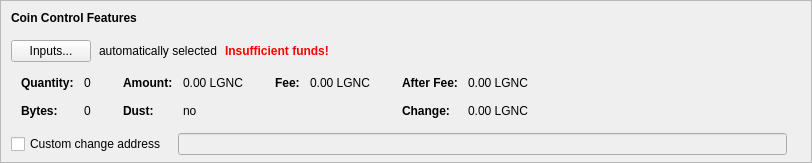
    <widget class="QFrame" name="frameCoinControl">
     <property name="sizePolicy">
      <sizepolicy hsizetype="Expanding" vsizetype="Expanding">
       <horstretch>0</horstretch>
       <verstretch>0</verstretch>
      </sizepolicy>
     </property>
     <property name="maximumSize">
      <size>
       <width>16777215</width>
       <height>16777215</height>
      </size>
     </property>
     <property name="frameShape">
      <enum>QFrame::StyledPanel</enum>
     </property>
     <property name="frameShadow">
      <enum>QFrame::Sunken</enum>
     </property>
     <layout class="QVBoxLayout" name="verticalLayoutCoinControl2">
      <property name="spacing">
       <number>0</number>
      </property>
      <property name="leftMargin">
       <number>0</number>
      </property>
      <property name="topMargin">
       <number>0</number>
      </property>
      <property name="rightMargin">
       <number>0</number>
      </property>
      <property name="bottomMargin">
       <number>6</number>
      </property>
      <item>
       <layout class="QVBoxLayout" name="verticalLayoutCoinControl" stretch="0,0,0,0,1">
        <property name="spacing">
         <number>0</number>
        </property>
        <property name="leftMargin">
         <number>10</number>
        </property>
        <property name="topMargin">
         <number>10</number>
        </property>
        <item>
         <layout class="QHBoxLayout" name="horizontalLayoutCoinControl1">
          <property name="bottomMargin">
           <number>15</number>
          </property>
          <item>
           <widget class="QLabel" name="labelCoinControlFeatures">
            <property name="sizePolicy">
             <sizepolicy hsizetype="Preferred" vsizetype="Maximum">
              <horstretch>0</horstretch>
              <verstretch>0</verstretch>
             </sizepolicy>
            </property>
            <property name="font">
             <font>
              <weight>75</weight>
              <bold>true</bold>
             </font>
            </property>
            <property name="styleSheet">
             <string notr="true">font-weight:bold;</string>
            </property>
            <property name="text">
             <string>Coin Control Features</string>
            </property>
           </widget>
          </item>
         </layout>
        </item>
        <item>
         <layout class="QHBoxLayout" name="horizontalLayoutCoinControl2" stretch="0,0,0,0">
          <property name="spacing">
           <number>8</number>
          </property>
          <property name="bottomMargin">
           <number>10</number>
          </property>
          <item>
           <widget class="QPushButton" name="pushButtonCoinControl">
            <property name="styleSheet">
             <string notr="true"/>
            </property>
            <property name="text">
             <string>Inputs...</string>
            </property>
            <property name="autoDefault">
             <bool>false</bool>
            </property>
           </widget>
          </item>
          <item>
           <widget class="QLabel" name="labelCoinControlAutomaticallySelected">
            <property name="text">
             <string>automatically selected</string>
            </property>
            <property name="margin">
             <number>5</number>
            </property>
           </widget>
          </item>
          <item>
           <widget class="QLabel" name="labelCoinControlInsuffFunds">
            <property name="font">
             <font>
              <weight>75</weight>
              <bold>true</bold>
             </font>
            </property>
            <property name="styleSheet">
             <string notr="true">color:red;font-weight:bold;</string>
            </property>
            <property name="text">
             <string>Insufficient funds!</string>
            </property>
            <property name="margin">
             <number>5</number>
            </property>
           </widget>
          </item>
          <item>
           <spacer name="horizontalSpacerCoinControl">
            <property name="orientation">
             <enum>Qt::Horizontal</enum>
            </property>
            <property name="sizeHint" stdset="0">
             <size>
              <width>40</width>
              <height>1</height>
             </size>
            </property>
           </spacer>
          </item>
         </layout>
        </item>
        <item>
         <widget class="QWidget" name="widgetCoinControl" native="true">
          <property name="sizePolicy">
           <sizepolicy hsizetype="Preferred" vsizetype="Preferred">
            <horstretch>0</horstretch>
            <verstretch>0</verstretch>
           </sizepolicy>
          </property>
          <property name="minimumSize">
           <size>
            <width>0</width>
            <height>0</height>
           </size>
          </property>
          <property name="styleSheet">
           <string notr="true"/>
          </property>
          <layout class="QHBoxLayout" name="horizontalLayoutCoinControl5">
           <property name="leftMargin">
            <number>0</number>
           </property>
           <property name="topMargin">
            <number>0</number>
           </property>
           <property name="rightMargin">
            <number>0</number>
           </property>
           <property name="bottomMargin">
            <number>0</number>
           </property>
           <item>
            <layout class="QHBoxLayout" name="horizontalLayoutCoinControl3" stretch="0,0,0,1">
             <property name="spacing">
              <number>20</number>
             </property>
             <property name="topMargin">
              <number>0</number>
             </property>
             <property name="bottomMargin">
              <number>10</number>
             </property>
             <item>
              <layout class="QFormLayout" name="formLayoutCoinControl1">
               <property name="horizontalSpacing">
                <number>10</number>
               </property>
               <property name="verticalSpacing">
                <number>14</number>
               </property>
               <property name="leftMargin">
                <number>10</number>
               </property>
               <property name="topMargin">
                <number>4</number>
               </property>
               <property name="rightMargin">
                <number>6</number>
               </property>
               <item row="0" column="0">
                <widget class="QLabel" name="labelCoinControlQuantityText">
                 <property name="font">
                  <font>
                   <weight>75</weight>
                   <bold>true</bold>
                  </font>
                 </property>
                 <property name="text">
                  <string>Quantity:</string>
                 </property>
                 <property name="margin">
                  <number>0</number>
                 </property>
                </widget>
               </item>
               <item row="0" column="1">
                <widget class="QLabel" name="labelCoinControlQuantity">
                 <property name="cursor">
                  <cursorShape>IBeamCursor</cursorShape>
                 </property>
                 <property name="contextMenuPolicy">
                  <enum>Qt::ActionsContextMenu</enum>
                 </property>
                 <property name="text">
                  <string notr="true">0</string>
                 </property>
                 <property name="margin">
                  <number>0</number>
                 </property>
                 <property name="textInteractionFlags">
                  <set>Qt::LinksAccessibleByMouse|Qt::TextSelectableByKeyboard|Qt::TextSelectableByMouse</set>
                 </property>
                </widget>
               </item>
               <item row="1" column="0">
                <widget class="QLabel" name="labelCoinControlBytesText">
                 <property name="font">
                  <font>
                   <weight>75</weight>
                   <bold>true</bold>
                  </font>
                 </property>
                 <property name="text">
                  <string>Bytes:</string>
                 </property>
                </widget>
               </item>
               <item row="1" column="1">
                <widget class="QLabel" name="labelCoinControlBytes">
                 <property name="cursor">
                  <cursorShape>IBeamCursor</cursorShape>
                 </property>
                 <property name="contextMenuPolicy">
                  <enum>Qt::ActionsContextMenu</enum>
                 </property>
                 <property name="text">
                  <string notr="true">0</string>
                 </property>
                 <property name="textInteractionFlags">
                  <set>Qt::LinksAccessibleByMouse|Qt::TextSelectableByKeyboard|Qt::TextSelectableByMouse</set>
                 </property>
                </widget>
               </item>
              </layout>
             </item>
             <item>
              <layout class="QFormLayout" name="formLayoutCoinControl2">
               <property name="horizontalSpacing">
                <number>10</number>
               </property>
               <property name="verticalSpacing">
                <number>14</number>
               </property>
               <property name="leftMargin">
                <number>6</number>
               </property>
               <property name="topMargin">
                <number>4</number>
               </property>
               <property name="rightMargin">
                <number>6</number>
               </property>
               <item row="0" column="0">
                <widget class="QLabel" name="labelCoinControlAmountText">
                 <property name="font">
                  <font>
                   <weight>75</weight>
                   <bold>true</bold>
                  </font>
                 </property>
                 <property name="text">
                  <string>Amount:</string>
                 </property>
                 <property name="margin">
                  <number>0</number>
                 </property>
                </widget>
               </item>
               <item row="0" column="1">
                <widget class="QLabel" name="labelCoinControlAmount">
                 <property name="cursor">
                  <cursorShape>IBeamCursor</cursorShape>
                 </property>
                 <property name="contextMenuPolicy">
                  <enum>Qt::ActionsContextMenu</enum>
                 </property>
                 <property name="text">
                  <string notr="true">0.00 LGNC</string>
                 </property>
                 <property name="textInteractionFlags">
                  <set>Qt::LinksAccessibleByMouse|Qt::TextSelectableByKeyboard|Qt::TextSelectableByMouse</set>
                 </property>
                </widget>
               </item>
               <item row="1" column="0">
                <widget class="QLabel" name="labelCoinControlLowOutputText">
                 <property name="font">
                  <font>
                   <weight>75</weight>
                   <bold>true</bold>
                  </font>
                 </property>
                 <property name="text">
                  <string>Dust:</string>
                 </property>
                </widget>
               </item>
               <item row="1" column="1">
                <widget class="QLabel" name="labelCoinControlLowOutput">
                 <property name="cursor">
                  <cursorShape>IBeamCursor</cursorShape>
                 </property>
                 <property name="contextMenuPolicy">
                  <enum>Qt::ActionsContextMenu</enum>
                 </property>
                 <property name="text">
                  <string notr="true">no</string>
                 </property>
                 <property name="textInteractionFlags">
                  <set>Qt::LinksAccessibleByMouse|Qt::TextSelectableByKeyboard|Qt::TextSelectableByMouse</set>
                 </property>
                </widget>
               </item>
              </layout>
             </item>
             <item>
              <layout class="QFormLayout" name="formLayoutCoinControl3">
               <property name="horizontalSpacing">
                <number>10</number>
               </property>
               <property name="verticalSpacing">
                <number>14</number>
               </property>
               <property name="leftMargin">
                <number>6</number>
               </property>
               <property name="topMargin">
                <number>4</number>
               </property>
               <property name="rightMargin">
                <number>6</number>
               </property>
               <item row="0" column="0">
                <widget class="QLabel" name="labelCoinControlFeeText">
                 <property name="font">
                  <font>
                   <weight>75</weight>
                   <bold>true</bold>
                  </font>
                 </property>
                 <property name="text">
                  <string>Fee:</string>
                 </property>
                 <property name="margin">
                  <number>0</number>
                 </property>
                </widget>
               </item>
               <item row="0" column="1">
                <widget class="QLabel" name="labelCoinControlFee">
                 <property name="cursor">
                  <cursorShape>IBeamCursor</cursorShape>
                 </property>
                 <property name="contextMenuPolicy">
                  <enum>Qt::ActionsContextMenu</enum>
                 </property>
                 <property name="text">
                  <string notr="true">0.00 LGNC</string>
                 </property>
                 <property name="textInteractionFlags">
                  <set>Qt::LinksAccessibleByMouse|Qt::TextSelectableByKeyboard|Qt::TextSelectableByMouse</set>
                 </property>
                </widget>
               </item>
              </layout>
             </item>
             <item>
              <layout class="QFormLayout" name="formLayoutCoinControl4">
               <property name="horizontalSpacing">
                <number>10</number>
               </property>
               <property name="verticalSpacing">
                <number>14</number>
               </property>
               <property name="leftMargin">
                <number>6</number>
               </property>
               <property name="topMargin">
                <number>4</number>
               </property>
               <property name="rightMargin">
                <number>6</number>
               </property>
               <item row="0" column="0">
                <widget class="QLabel" name="labelCoinControlAfterFeeText">
                 <property name="font">
                  <font>
                   <weight>75</weight>
                   <bold>true</bold>
                  </font>
                 </property>
                 <property name="text">
                  <string>After Fee:</string>
                 </property>
                 <property name="margin">
                  <number>0</number>
                 </property>
                </widget>
               </item>
               <item row="0" column="1">
                <widget class="QLabel" name="labelCoinControlAfterFee">
                 <property name="cursor">
                  <cursorShape>IBeamCursor</cursorShape>
                 </property>
                 <property name="contextMenuPolicy">
                  <enum>Qt::ActionsContextMenu</enum>
                 </property>
                 <property name="text">
                  <string notr="true">0.00 LGNC</string>
                 </property>
                 <property name="textInteractionFlags">
                  <set>Qt::LinksAccessibleByMouse|Qt::TextSelectableByKeyboard|Qt::TextSelectableByMouse</set>
                 </property>
                </widget>
               </item>
               <item row="1" column="0">
                <widget class="QLabel" name="labelCoinControlChangeText">
                 <property name="font">
                  <font>
                   <weight>75</weight>
                   <bold>true</bold>
                  </font>
                 </property>
                 <property name="text">
                  <string>Change:</string>
                 </property>
                </widget>
               </item>
               <item row="1" column="1">
                <widget class="QLabel" name="labelCoinControlChange">
                 <property name="cursor">
                  <cursorShape>IBeamCursor</cursorShape>
                 </property>
                 <property name="contextMenuPolicy">
                  <enum>Qt::ActionsContextMenu</enum>
                 </property>
                 <property name="text">
                  <string notr="true">0.00 LGNC</string>
                 </property>
                 <property name="textInteractionFlags">
                  <set>Qt::LinksAccessibleByMouse|Qt::TextSelectableByKeyboard|Qt::TextSelectableByMouse</set>
                 </property>
                </widget>
               </item>
              </layout>
             </item>
            </layout>
           </item>
          </layout>
         </widget>
        </item>
        <item>
         <layout class="QHBoxLayout" name="horizontalLayoutCoinControl4" stretch="0,0,0">
          <property name="spacing">
           <number>12</number>
          </property>
          <property name="sizeConstraint">
           <enum>QLayout::SetDefaultConstraint</enum>
          </property>
          <property name="topMargin">
           <number>5</number>
          </property>
          <property name="rightMargin">
           <number>5</number>
          </property>
          <item>
           <widget class="QCheckBox" name="checkBoxCoinControlChange">
            <property name="toolTip">
             <string>If this is activated, but the change address is empty or invalid, change will be sent to a newly generated address.</string>
            </property>
            <property name="text">
             <string>Custom change address</string>
            </property>
           </widget>
          </item>
          <item>
           <widget class="QValidatedLineEdit" name="lineEditCoinControlChange">
            <property name="enabled">
             <bool>false</bool>
            </property>
            <property name="sizePolicy">
             <sizepolicy hsizetype="Expanding" vsizetype="Fixed">
              <horstretch>0</horstretch>
              <verstretch>0</verstretch>
             </sizepolicy>
            </property>
           </widget>
          </item>
          <item>
           <widget class="QLabel" name="labelCoinControlChangeLabel">
            <property name="sizePolicy">
             <sizepolicy hsizetype="Preferred" vsizetype="Expanding">
              <horstretch>0</horstretch>
              <verstretch>0</verstretch>
             </sizepolicy>
            </property>
            <property name="minimumSize">
             <size>
              <width>0</width>
              <height>0</height>
             </size>
            </property>
            <property name="text">
             <string/>
            </property>
            <property name="margin">
             <number>3</number>
            </property>
           </widget>
          </item>
         </layout>
        </item>
        <item>
         <spacer name="verticalSpacerCoinControl">
          <property name="orientation">
           <enum>Qt::Vertical</enum>
          </property>
          <property name="sizeHint" stdset="0">
           <size>
            <width>800</width>
            <height>1</height>
           </size>
          </property>
         </spacer>
        </item>
       </layout>
      </item>
     </layout>
    </widget>
